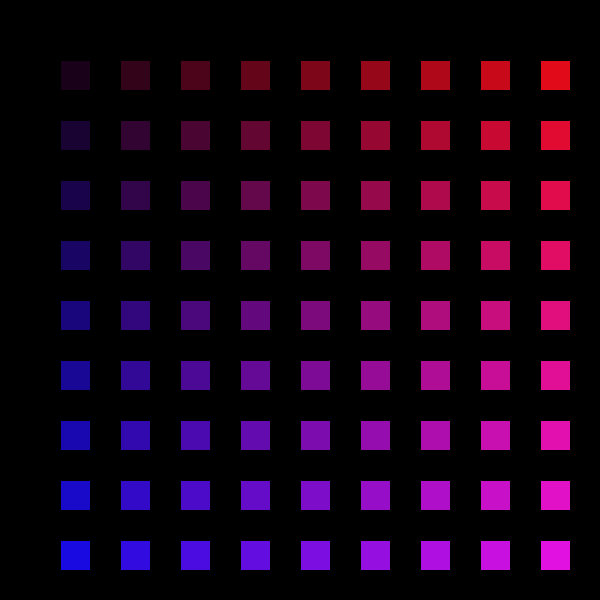
Frame 1 (no input)
Frame 60 (the mouse pressed at the canvas centre just before this capture): identical to frame 1, image omitted
Frame 120 (the mouse held since frame 60 and released just before this capture): identical to frame 1, image omitted

The Processing sketch that drew this single still picture (run headless with seeded random() and noise(); from frame 60 on, the mouse is pressed at the canvas centre):

// Processing sketch: processing_105784
// ── processing_105784.pde

//openprocessing made me do it. 

//DECLARE

int col;
int row;
color [][] colors;

void setup() {
  size(600, 600);
  smooth();
 

  //INITIALISE

  col = 10;
  row = 10;
  colors = new color[col][row];


  for (int i = 1; i < row; i++) {
    for (int j = 1; j < col; j++) {
      colors[i][j] = color((25*i), ((i+j)), (25*j));
    }
  }
}

//DRAW LOOP

void draw() {
   background(0);
  for (int i = 1; i < row; i++) {
    for (int j = 1; j < col; j++) {
     fill(colors[i][j]);
      rect(i*(width/col), j*(height/row), 30, 30);
    }
  }
}



//FUNCTIONS
